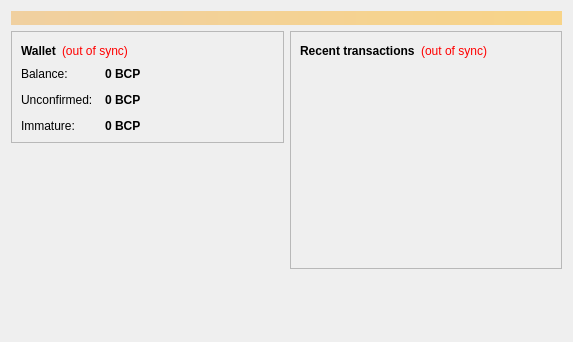
<?xml version="1.0" encoding="UTF-8"?>
<ui version="4.0">
 <class>OverviewPage</class>
 <widget class="QWidget" name="OverviewPage">
  <property name="geometry">
   <rect>
    <x>0</x>
    <y>0</y>
    <width>573</width>
    <height>342</height>
   </rect>
  </property>
  <property name="windowTitle">
   <string>Form</string>
  </property>
  <layout class="QVBoxLayout" name="topLayout">
   <item>
    <widget class="QLabel" name="labelAlerts">
     <property name="visible">
      <bool>false</bool>
     </property>
     <property name="styleSheet">
      <string notr="true">background-color: qlineargradient(x1: 0, y1: 0, x2: 1, y2: 0, stop:0 #F0D0A0, stop:1 #F8D488); color:#000000;</string>
     </property>
     <property name="wordWrap">
      <bool>true</bool>
     </property>
     <property name="margin">
      <number>3</number>
     </property>
    </widget>
   </item>
   <item>
    <layout class="QHBoxLayout" name="horizontalLayout" stretch="1,1">
     <item>
      <layout class="QVBoxLayout" name="verticalLayout_2">
       <item>
        <widget class="QFrame" name="frame">
         <property name="frameShape">
          <enum>QFrame::StyledPanel</enum>
         </property>
         <property name="frameShadow">
          <enum>QFrame::Raised</enum>
         </property>
         <layout class="QVBoxLayout" name="verticalLayout_4">
          <item>
           <layout class="QHBoxLayout" name="horizontalLayout_4">
            <item>
             <widget class="QLabel" name="label_5">
              <property name="font">
               <font>
                <weight>75</weight>
                <bold>true</bold>
               </font>
              </property>
              <property name="text">
               <string>Wallet</string>
              </property>
             </widget>
            </item>
            <item>
             <widget class="QLabel" name="labelWalletStatus">
              <property name="toolTip">
               <string>The displayed information may be out of date. Your wallet automatically synchronizes with the BitcoinPositive network after a connection is established, but this process has not completed yet.</string>
              </property>
              <property name="styleSheet">
               <string notr="true">QLabel { color: red; }</string>
              </property>
              <property name="text">
               <string notr="true">(out of sync)</string>
              </property>
              <property name="alignment">
               <set>Qt::AlignLeading|Qt::AlignLeft|Qt::AlignVCenter</set>
              </property>
             </widget>
            </item>
            <item>
             <spacer name="horizontalSpacer_2">
              <property name="orientation">
               <enum>Qt::Horizontal</enum>
              </property>
              <property name="sizeHint" stdset="0">
               <size>
                <width>40</width>
                <height>20</height>
               </size>
              </property>
             </spacer>
            </item>
           </layout>
          </item>
          <item>
           <layout class="QFormLayout" name="formLayout_2">
            <property name="fieldGrowthPolicy">
             <enum>QFormLayout::AllNonFixedFieldsGrow</enum>
            </property>
            <property name="horizontalSpacing">
             <number>12</number>
            </property>
            <property name="verticalSpacing">
             <number>12</number>
            </property>
            <item row="0" column="0">
             <widget class="QLabel" name="label">
              <property name="text">
               <string>Balance:</string>
              </property>
             </widget>
            </item>
            <item row="0" column="1">
             <widget class="QLabel" name="labelBalance">
              <property name="font">
               <font>
                <weight>75</weight>
                <bold>true</bold>
               </font>
              </property>
              <property name="cursor">
               <cursorShape>IBeamCursor</cursorShape>
              </property>
              <property name="toolTip">
               <string>Your current balance</string>
              </property>
              <property name="text">
               <string notr="true">0 BCP</string>
              </property>
              <property name="textInteractionFlags">
               <set>Qt::LinksAccessibleByMouse|Qt::TextSelectableByKeyboard|Qt::TextSelectableByMouse</set>
              </property>
             </widget>
            </item>
            <item row="1" column="0">
             <widget class="QLabel" name="label_3">
              <property name="text">
               <string>Unconfirmed:</string>
              </property>
             </widget>
            </item>
            <item row="1" column="1">
             <widget class="QLabel" name="labelUnconfirmed">
              <property name="font">
               <font>
                <weight>75</weight>
                <bold>true</bold>
               </font>
              </property>
              <property name="cursor">
               <cursorShape>IBeamCursor</cursorShape>
              </property>
              <property name="toolTip">
               <string>Total of transactions that have yet to be confirmed, and do not yet count toward the current balance</string>
              </property>
              <property name="text">
               <string notr="true">0 BCP</string>
              </property>
              <property name="textInteractionFlags">
               <set>Qt::LinksAccessibleByMouse|Qt::TextSelectableByKeyboard|Qt::TextSelectableByMouse</set>
              </property>
             </widget>
            </item>
            <item row="2" column="0">
             <widget class="QLabel" name="labelImmatureText">
              <property name="text">
               <string>Immature:</string>
              </property>
             </widget>
            </item>
            <item row="2" column="1">
             <widget class="QLabel" name="labelImmature">
              <property name="font">
               <font>
                <weight>75</weight>
                <bold>true</bold>
               </font>
              </property>
              <property name="toolTip">
               <string>Mined balance that has not yet matured</string>
              </property>
              <property name="text">
               <string notr="true">0 BCP</string>
              </property>
              <property name="textInteractionFlags">
               <set>Qt::LinksAccessibleByMouse|Qt::TextSelectableByKeyboard|Qt::TextSelectableByMouse</set>
              </property>
             </widget>
            </item>
           </layout>
          </item>
         </layout>
        </widget>
       </item>
       <item>
        <spacer name="verticalSpacer">
         <property name="orientation">
          <enum>Qt::Vertical</enum>
         </property>
         <property name="sizeHint" stdset="0">
          <size>
           <width>20</width>
           <height>40</height>
          </size>
         </property>
        </spacer>
       </item>
      </layout>
     </item>
     <item>
      <layout class="QVBoxLayout" name="verticalLayout_3">
       <item>
        <widget class="QFrame" name="frame_2">
         <property name="frameShape">
          <enum>QFrame::StyledPanel</enum>
         </property>
         <property name="frameShadow">
          <enum>QFrame::Raised</enum>
         </property>
         <layout class="QVBoxLayout" name="verticalLayout">
          <item>
           <layout class="QHBoxLayout" name="horizontalLayout_2">
            <item>
             <widget class="QLabel" name="label_4">
              <property name="text">
               <string>&lt;b&gt;Recent transactions&lt;/b&gt;</string>
              </property>
             </widget>
            </item>
            <item>
             <widget class="QLabel" name="labelTransactionsStatus">
              <property name="toolTip">
               <string>The displayed information may be out of date. Your wallet automatically synchronizes with the BitcoinPositive network after a connection is established, but this process has not completed yet.</string>
              </property>
              <property name="styleSheet">
               <string notr="true">QLabel { color: red; }</string>
              </property>
              <property name="text">
               <string notr="true">(out of sync)</string>
              </property>
              <property name="alignment">
               <set>Qt::AlignRight|Qt::AlignTrailing|Qt::AlignVCenter</set>
              </property>
             </widget>
            </item>
            <item>
             <spacer name="horizontalSpacer">
              <property name="orientation">
               <enum>Qt::Horizontal</enum>
              </property>
              <property name="sizeHint" stdset="0">
               <size>
                <width>40</width>
                <height>20</height>
               </size>
              </property>
             </spacer>
            </item>
           </layout>
          </item>
          <item>
           <widget class="QListView" name="listTransactions">
            <property name="styleSheet">
             <string notr="true">QListView { background: transparent; }</string>
            </property>
            <property name="frameShape">
             <enum>QFrame::NoFrame</enum>
            </property>
            <property name="verticalScrollBarPolicy">
             <enum>Qt::ScrollBarAlwaysOff</enum>
            </property>
            <property name="horizontalScrollBarPolicy">
             <enum>Qt::ScrollBarAlwaysOff</enum>
            </property>
            <property name="selectionMode">
             <enum>QAbstractItemView::NoSelection</enum>
            </property>
           </widget>
          </item>
         </layout>
        </widget>
       </item>
       <item>
        <spacer name="verticalSpacer_2">
         <property name="orientation">
          <enum>Qt::Vertical</enum>
         </property>
         <property name="sizeHint" stdset="0">
          <size>
           <width>20</width>
           <height>40</height>
          </size>
         </property>
        </spacer>
       </item>
      </layout>
     </item>
    </layout>
   </item>
  </layout>
 </widget>
 <resources/>
 <connections/>
</ui>
